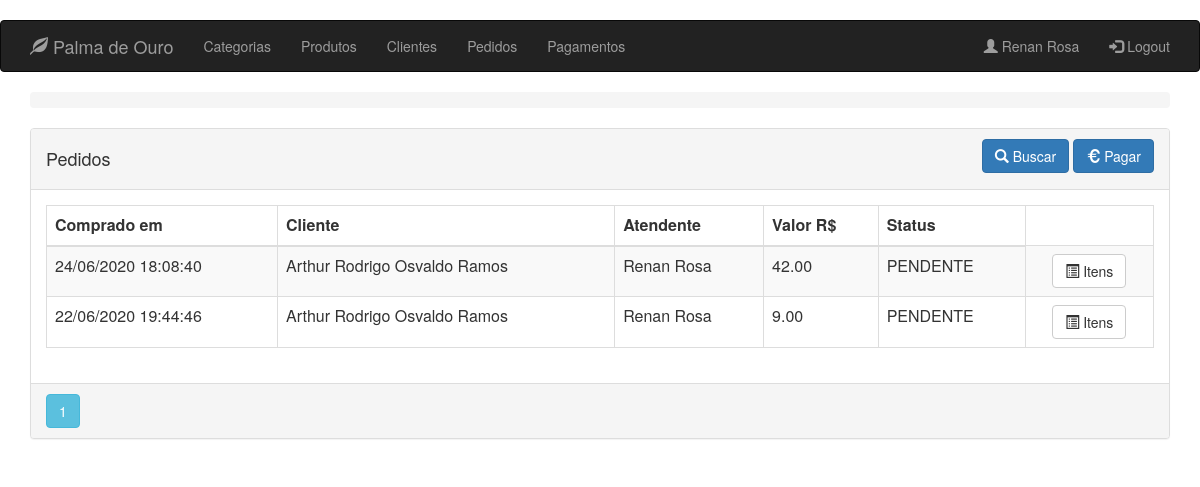
Page /order/client/2 (signed in) on the earlier database version.
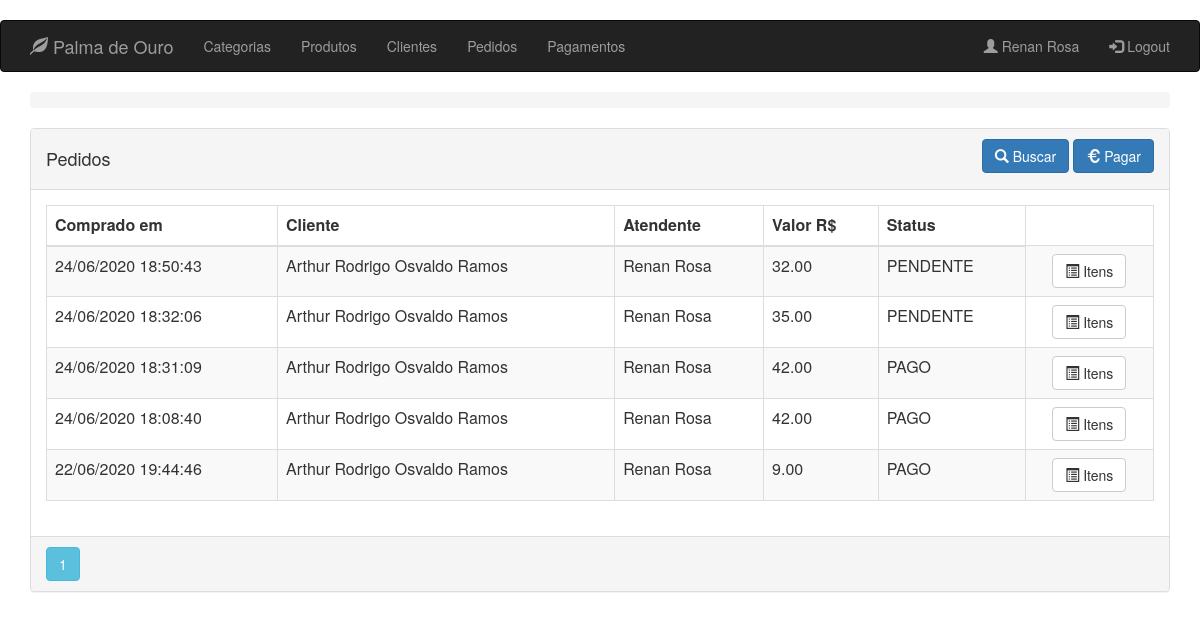
Same page on the later database version.
### app/models.py (models this page shows, shortened)
class Order(db.Model):
    __tablename__ = 'orders'
    id = db.Column(db.Integer, primary_key=True)
    client_id = db.Column(db.Integer, ForeignKey('clients.id'), nullable=False)
    clerk_id = db.Column(db.Integer, ForeignKey('clerks.id'), nullable=False)
    payment_id = db.Column(db.Integer, ForeignKey('payments.id'), nullable=True)
    date = db.Column(db.DateTime, index=True, default=datetime.now)
    total = db.Column(db.Numeric(10, 2), default=0)
    status = db.Column(db.Enum(Status), default=Status.PENDENTE)
    client = relationship("Client", backref=backref('orders', order_by=id))
    clerk = relationship("Clerk", backref=backref('orders', order_by=id))
    payment = relationship("Payment", backref=backref('orders', order_by=id), lazy=True)

class User(db.Model):
    __metaclass__ = ABCMeta
    __abstract__ = True
    id = db.Column(db.Integer, primary_key=True)
    name = db.Column(db.String(64), nullable=False, index=True)
    phone_number = db.Column(db.String(13), nullable=False)

class Client(User):
    __tablename__ = 'clients'
    __mapper_args__ = {'concrete': True}
    identification = db.Column(db.String(9), unique=True)
    notifiable = db.Column(db.Boolean)
    address = db.Column(db.String(64))
    status = db.Column(db.Boolean)

class Clerk(User, UserMixin):
    __tablename__ = 'clerks'
    image_file = db.Column(db.String(24), default='default.png')
    email = db.Column(db.String(64), unique=True)
    password_hash = db.Column(db.String(128), nullable=False)
    __mapper_args__ = {
        'concrete': True
    }
    @property
    def password(self) -> None:
        raise AttributeError('password is not a readable attribute')

### app/routes/order/routes.py (the view)
@blueprint_order.route('/order/client/<int:id>', methods=['GET'])
@blueprint_order.route('/order', defaults={'id': None}, methods=['GET'])
@register_breadcrumb(blueprint_order, '.', 'Pedidos')
@login_required
def get_orders(id):
    page = request.args.get('page', 1, type=int)
    if id is not None:
        orders = Order.query \
            .filter_by(client_id=id) \
            .order_by(Order.date.desc()) \
            .paginate(page=page, per_page=10)
        return render_template('order/client_orders.html', orders=orders, client_id=id)
    orders = Order.query.order_by(
        Order.date.desc()).paginate(page=page, per_page=10)
    return render_template('order/list.html', orders=orders)

### app/models.py (called while the page is built)
@login_manager.user_loader
def load_user(id):
    return Clerk.query.get(id)

### app/templates/order/client_orders.html (shortened to what this page needs)
{% extends "base.html" %}
{% block page_content %}
<div class="panel panel-default">
    <div class="panel-heading">
        <div class="row">
            <div class="col col-xs-6">
                <h4>Pedidos</h4>
            </div>
            <div class="col col-xs-6 text-right">
                <a href="{{ url_for('blueprint_order.search_order') }}" class="btn btn-primary">
                    <i class="glyphicon glyphicon glyphicon-search"></i>
                    <span>Buscar</span>
                </a>
                <a href="{{ url_for('blueprint_order.pending_order',id=client_id) }}" class="btn btn-primary">
                    <i class="glyphicon glyphicon-euro"></i>
                    <span>Pagar</span>
                </a>
            </div>
        </div>
    </div>
    <div class="panel-body">
        <table class="table table-striped table-responsive table-bordered">
            <thead>
                <tr>
                    <th>Comprado em</th>
                    <th>Cliente</th>
                    <th>Atendente</th>
                    <th>Valor R$</th>
                    <th>Status</th>
                </tr>
            </thead>
            <tbody>
                {% for order in orders.items %}
                <tr>
                    <td>{{ order.date.strftime('%d/%m/%Y %H:%M:%S') }}</td>
                    <td>{{ order.client.name }}</td>
                    <td>{{ order.clerk.name }}</td>
                    <td>{{ order.total }}</td>
                    <td>{{ order.status.name }}</td>
                    <td align="center">
                        <a href="{{ url_for('blueprint_order.items_order',id=order.id) }}"
                           class="btn btn-default">
                            <i class="glyphicon glyphicon-list-alt" aria-hidden="true"></i>
                            <span>Itens</span>
                        </a>
                    </td>
                </tr>
                {% endfor %}
            </tbody>
        </table>
    </div>
    <div class="panel-footer p-0">
        {% for page_number in orders.iter_pages(left_edge=1,right_edge=1,left_current=1,right_current=2) %}
        {% if page_number %}
        {% if orders.page == page_number %}
        <a class="btn btn-info mb-4"
           href="{{ url_for('blueprint_order.get_orders',page=page_number) }}">{{ page_number }}</a>
        {% else %}
        <a class="btn btn-outline-info mb-4"
           href="{{ url_for('blueprint_order.get_orders',page=page_number) }}">{{ page_number }}</a>
        {% endif %}
        {% else %}
        ...
        {% endif %}
        {% endfor %}
    </div>
</div>
{% endblock %}

Differences in the rows shown:
added Order: date "24/06/2020 18:50:43", client.name "Arthur Rodrigo Osvaldo Ramos", clerk.name "Renan Rosa", total "32.00", status.name "PENDENTE"
added Order: date "24/06/2020 18:32:06", client.name "Arthur Rodrigo Osvaldo Ramos", clerk.name "Renan Rosa", total "35.00", status.name "PENDENTE"
added Order: date "24/06/2020 18:31:09", client.name "Arthur Rodrigo Osvaldo Ramos", clerk.name "Renan Rosa", total "42.00", status.name "PAGO"
changed Order (number 4 of 5 on the later page): status.name "PENDENTE" → "PAGO"
changed Order (number 5 of 5 on the later page): status.name "PENDENTE" → "PAGO"
